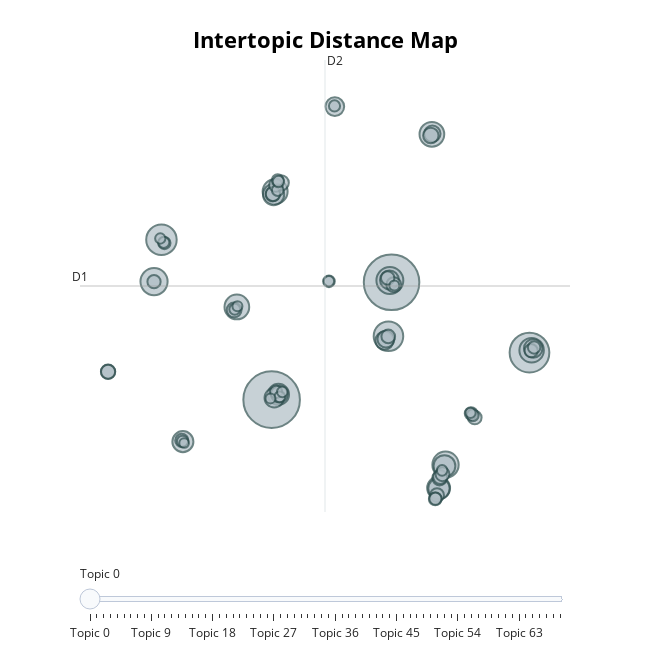

Write notebook code for a chart like this one.
### Markdown cell above
The next chosen representation is a distance map, which is a representation of the topics in a 2D space. This representation is useful for understanding the relationships between the topics and how they are distributed in the semantic space.

### Code cell
# Topics visualization
topic_model_real.visualize_topics()
